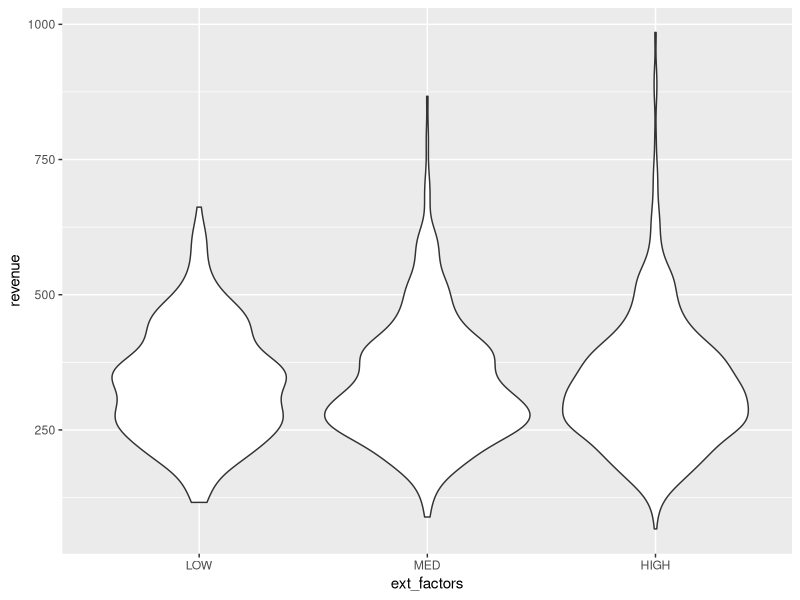

Source code (R):
## ---- chunk 1
knitr::opts_chunk$set(echo = FALSE, message = FALSE)
## ---- chunk 2
library(readr)
emp_sim <- read_csv("data/emp_sim.csv")
library(tidyverse)
ext_levels = c('LOW', 'MED', 'HIGH')
emp_sim = emp_sim %>% mutate(ext_factors = factor(extrovert, levels = ext_levels))
qplot(ext_factors, revenue, data = emp_sim, geom = 'violin')

